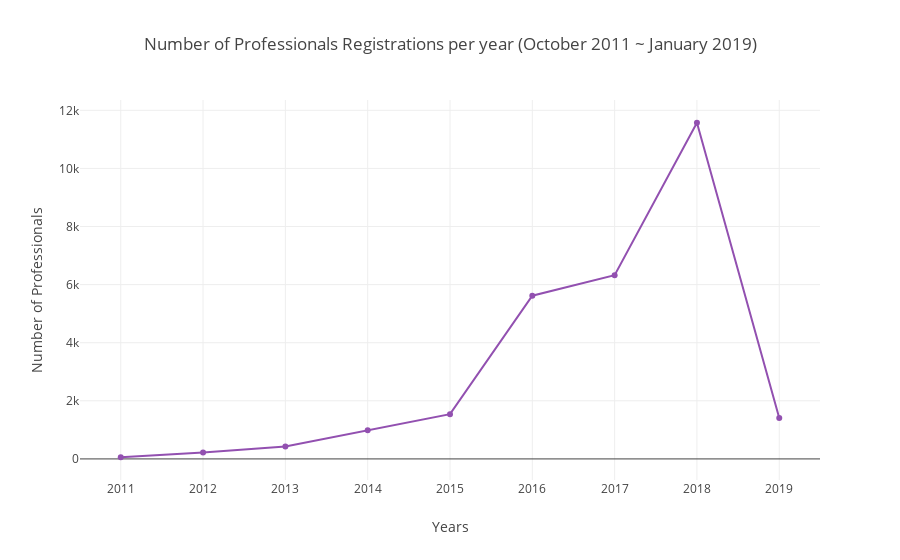

Here is the notebook cell this chart was saved with:
### Markdown cell above
![professionals](https://i.imgur.com/G9F3KHF.jpg)
<span style="float: right;"><a href="https://www.pexels.com/photo/people-taking-group-photo-1374360/">Source</a></span>

### Code cell
professionals_df = pd.read_csv('../input/professionals.csv', index_col='professionals_id', parse_dates=['professionals_date_joined'])

years = professionals_df['professionals_date_joined'].dt.year.unique()
years.sort()
min_date = professionals_df['professionals_date_joined'].min()
min_date = min_date.strftime("%B %Y")
max_date = professionals_df['professionals_date_joined'].max()
max_date = max_date.strftime("%B %Y")
#print(years)
vals = [len(professionals_df[professionals_df['professionals_date_joined'].dt.year == y]) for y in years] 
#print(vals)
fig = {
    'data': [{
        'type': 'scatter',
        'x': years,
        'y': vals,
        'line': {'color': LINE_COLOR}
    }],
    'layout': {
        'title': f'Number of Professionals Registrations per year ({min_date} ~ {max_date})',
        'yaxis': {'title': 'Number of Professionals'},
        'xaxis': {'title': 'Years'}
    }
}
iplot(fig)

### Figure 1 — Plotly figure (JSON) as saved in the notebook; plotly's stock layout.template omitted (floating-point values rounded to 4 significant figures)
{"data": [{"line": {"color": "#9250B0"}, "type": "scatter", "uid": "4128aef4-5add-4a53-aecd-8cf32fcde2da", "x": [2011, 2012, 2013, 2014, 2015, 2016, 2017, 2018, 2019], "y": [57, 222, 429, 987, 1540, 5618, 6322, 11572, 1405]}], "layout": {"title": {"text": "Number of Professionals Registrations per year (October 2011 ~ January 2019)"}, "xaxis": {"title": {"text": "Years"}}, "yaxis": {"title": {"text": "Number of Professionals"}}}}
